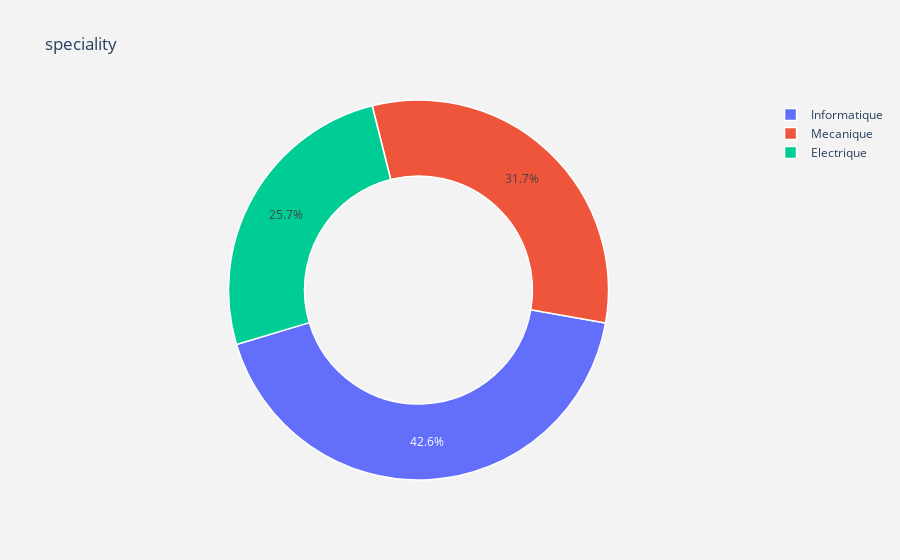

The notebook cell this image was saved under:
### Code cell
plot_by_class_labels = dataset["speciality"].value_counts().keys().tolist()

plot_by_class_values = dataset["speciality"].value_counts().values.tolist()

plot_data= [
    go.Pie(labels = plot_by_class_labels,
           values = plot_by_class_values,
           marker = dict( line = dict(color = "white",
                                     width =  1.5)),
           rotation = 100,
           hoverinfo = "label+value+text",
           hole = .6)
]
plot_layout = go.Layout(dict(title = "speciality",
                   plot_bgcolor  = "rgb(243,243,243)",
                   paper_bgcolor = "rgb(243,243,243)",))


fig = go.Figure(data=plot_data, layout=plot_layout)
po.iplot(fig)

### Figure 1 — Plotly figure (JSON) as saved in the notebook; plotly's stock layout.template omitted (floating-point values rounded to 4 significant figures)
{"data": [{"hole": 0.6, "hoverinfo": "label+value+text", "labels": ["Informatique", "Mecanique", "Electrique"], "marker": {"line": {"color": "white", "width": 1.5}}, "rotation": 100, "type": "pie", "values": [426, 317, 257]}], "layout": {"paper_bgcolor": "rgb(243,243,243)", "plot_bgcolor": "rgb(243,243,243)", "title": {"text": "speciality"}}}
